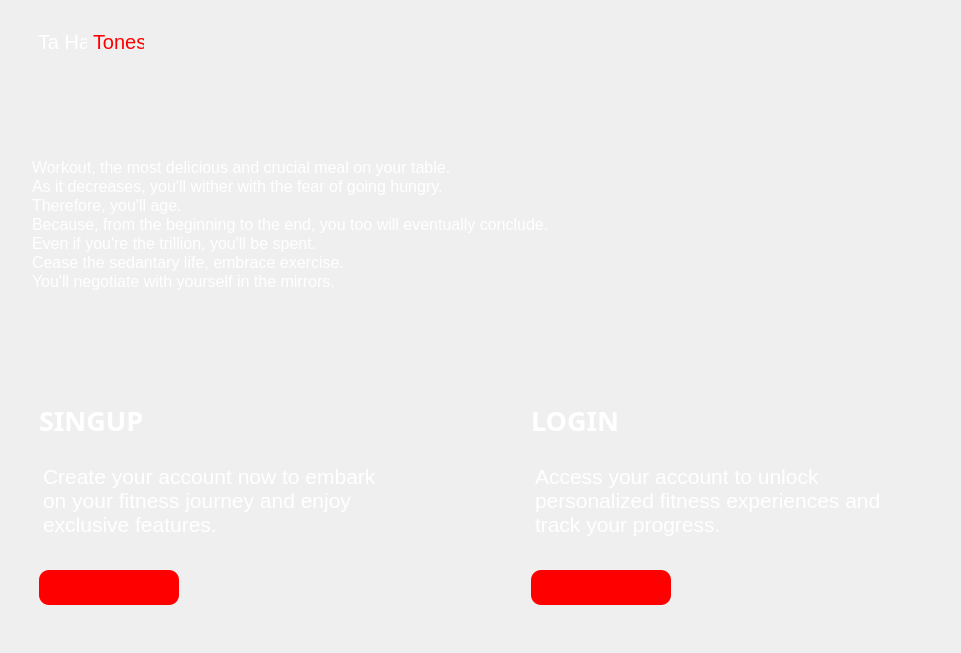
<?xml version="1.0" encoding="UTF-8"?>
<ui version="4.0">
 <class>Form</class>
 <widget class="QWidget" name="Form">
  <property name="geometry">
   <rect>
    <x>0</x>
    <y>0</y>
    <width>961</width>
    <height>653</height>
   </rect>
  </property>
  <property name="windowTitle">
   <string>Form</string>
  </property>
  <property name="styleSheet">
   <string notr="true">#bottomMenu QPushButton{
	border-radius: 10px;
	background-color: rgb(255, 0, 0);
}
#widget{
	border-image: url(:/arkaplan/3.1.jpg);
}</string>
  </property>
  <widget class="QWidget" name="widget" native="true">
   <property name="geometry">
    <rect>
     <x>-1</x>
     <y>-1</y>
     <width>961</width>
     <height>651</height>
    </rect>
   </property>
   <widget class="QWidget" name="topMenu" native="true">
    <property name="geometry">
     <rect>
      <x>0</x>
      <y>0</y>
      <width>977</width>
      <height>632</height>
     </rect>
    </property>
    <widget class="QWidget" name="midMenu" native="true">
     <property name="geometry">
      <rect>
       <x>9</x>
       <y>125</y>
       <width>925</width>
       <height>201</height>
      </rect>
     </property>
     <widget class="QTextBrowser" name="textBrowser_3">
      <property name="geometry">
       <rect>
        <x>20</x>
        <y>30</y>
        <width>741</width>
        <height>171</height>
       </rect>
      </property>
      <property name="styleSheet">
       <string notr="true">background: transparent;
border: none;</string>
      </property>
      <property name="html">
       <string>&lt;!DOCTYPE HTML PUBLIC &quot;-//W3C//DTD HTML 4.0//EN&quot; &quot;http://www.w3.org/TR/REC-html40/strict.dtd&quot;&gt;
&lt;html&gt;&lt;head&gt;&lt;meta name=&quot;qrichtext&quot; content=&quot;1&quot; /&gt;&lt;meta charset=&quot;utf-8&quot; /&gt;&lt;style type=&quot;text/css&quot;&gt;
p, li { white-space: pre-wrap; }
hr { height: 1px; border-width: 0; }
li.unchecked::marker { content: &quot;\2610&quot;; }
li.checked::marker { content: &quot;\2612&quot;; }
&lt;/style&gt;&lt;/head&gt;&lt;body style=&quot; font-family:'Segoe UI'; font-size:9pt; font-weight:400; font-style:normal;&quot;&gt;
&lt;p style=&quot; margin-top:0px; margin-bottom:0px; margin-left:0px; margin-right:0px; -qt-block-indent:0; text-indent:0px;&quot;&gt;&lt;span style=&quot; font-size:12pt; color:#ffffff;&quot;&gt;Workout, the most delicious and crucial meal on your table.&lt;/span&gt;&lt;/p&gt;
&lt;p style=&quot; margin-top:0px; margin-bottom:0px; margin-left:0px; margin-right:0px; -qt-block-indent:0; text-indent:0px;&quot;&gt;&lt;span style=&quot; font-size:12pt; color:#ffffff;&quot;&gt;As it decreases, you'll wither with the fear of going hungry.&lt;/span&gt;&lt;/p&gt;
&lt;p style=&quot; margin-top:0px; margin-bottom:0px; margin-left:0px; margin-right:0px; -qt-block-indent:0; text-indent:0px;&quot;&gt;&lt;span style=&quot; font-size:12pt; color:#ffffff;&quot;&gt;Therefore, you'll age.&lt;/span&gt;&lt;/p&gt;
&lt;p style=&quot; margin-top:0px; margin-bottom:0px; margin-left:0px; margin-right:0px; -qt-block-indent:0; text-indent:0px;&quot;&gt;&lt;span style=&quot; font-size:12pt; color:#ffffff;&quot;&gt;Because, from the beginning to the end, you too will eventually conclude.&lt;/span&gt;&lt;/p&gt;
&lt;p style=&quot; margin-top:0px; margin-bottom:0px; margin-left:0px; margin-right:0px; -qt-block-indent:0; text-indent:0px;&quot;&gt;&lt;span style=&quot; font-size:12pt; color:#ffffff;&quot;&gt;Even if you're the trillion, you'll be spent.&lt;/span&gt;&lt;/p&gt;
&lt;p style=&quot; margin-top:0px; margin-bottom:0px; margin-left:0px; margin-right:0px; -qt-block-indent:0; text-indent:0px;&quot;&gt;&lt;span style=&quot; font-size:12pt; color:#ffffff;&quot;&gt;Cease the sedantary life, embrace exercise.&lt;/span&gt;&lt;/p&gt;
&lt;p style=&quot; margin-top:0px; margin-bottom:0px; margin-left:0px; margin-right:0px; -qt-block-indent:0; text-indent:0px;&quot;&gt;&lt;span style=&quot; font-size:12pt; color:#ffffff;&quot;&gt;You'll negotiate with yourself in the mirrors.&lt;/span&gt;&lt;/p&gt;&lt;/body&gt;&lt;/html&gt;</string>
      </property>
     </widget>
    </widget>
    <widget class="QWidget" name="upperMenu" native="true">
     <property name="geometry">
      <rect>
       <x>9</x>
       <y>9</y>
       <width>925</width>
       <height>101</height>
      </rect>
     </property>
     <widget class="QWidget" name="upperLeftMenu" native="true">
      <property name="geometry">
       <rect>
        <x>10</x>
        <y>10</y>
        <width>451</width>
        <height>80</height>
       </rect>
      </property>
      <widget class="QLabel" name="label_4">
       <property name="geometry">
        <rect>
         <x>20</x>
         <y>10</y>
         <width>49</width>
         <height>27</height>
        </rect>
       </property>
       <property name="font">
        <font>
         <pointsize>15</pointsize>
        </font>
       </property>
       <property name="styleSheet">
        <string notr="true">color: white;</string>
       </property>
       <property name="text">
        <string>Ta Ha</string>
       </property>
      </widget>
      <widget class="QLabel" name="label_5">
       <property name="geometry">
        <rect>
         <x>75</x>
         <y>10</y>
         <width>51</width>
         <height>27</height>
        </rect>
       </property>
       <property name="font">
        <font>
         <pointsize>15</pointsize>
        </font>
       </property>
       <property name="styleSheet">
        <string notr="true">color: red;
</string>
       </property>
       <property name="text">
        <string>Tones</string>
       </property>
      </widget>
     </widget>
     <widget class="QWidget" name="upperRightMenu" native="true">
      <property name="geometry">
       <rect>
        <x>470</x>
        <y>10</y>
        <width>451</width>
        <height>80</height>
       </rect>
      </property>
     </widget>
    </widget>
   </widget>
   <widget class="QWidget" name="bottomMenu" native="true">
    <property name="geometry">
     <rect>
      <x>0</x>
      <y>321</y>
      <width>977</width>
      <height>632</height>
     </rect>
    </property>
    <layout class="QHBoxLayout" name="horizontalLayout">
     <item>
      <widget class="QWidget" name="signUpMenu" native="true">
       <property name="font">
        <font>
         <pointsize>20</pointsize>
        </font>
       </property>
       <widget class="QPushButton" name="signupBtn">
        <property name="geometry">
         <rect>
          <x>40</x>
          <y>250</y>
          <width>140</width>
          <height>35</height>
         </rect>
        </property>
        <property name="sizePolicy">
         <sizepolicy hsizetype="Expanding" vsizetype="Expanding">
          <horstretch>0</horstretch>
          <verstretch>0</verstretch>
         </sizepolicy>
        </property>
        <property name="styleSheet">
         <string notr="true"/>
        </property>
        <property name="text">
         <string/>
        </property>
        <property name="icon">
         <iconset resource="assets/buttonicon.qrc">
          <normaloff>:/yeniÖnek/icons/icons8-dumbbell-64.png</normaloff>:/yeniÖnek/icons/icons8-dumbbell-64.png</iconset>
        </property>
        <property name="iconSize">
         <size>
          <width>40</width>
          <height>40</height>
         </size>
        </property>
       </widget>
       <widget class="QLabel" name="label">
        <property name="geometry">
         <rect>
          <x>40</x>
          <y>80</y>
          <width>111</width>
          <height>41</height>
         </rect>
        </property>
        <property name="font">
         <font>
          <family>Segoe UI Black</family>
          <pointsize>20</pointsize>
          <bold>true</bold>
         </font>
        </property>
        <property name="styleSheet">
         <string notr="true">color: white;
</string>
        </property>
        <property name="text">
         <string>SINGUP</string>
        </property>
       </widget>
       <widget class="QTextBrowser" name="textBrowser">
        <property name="geometry">
         <rect>
          <x>40</x>
          <y>140</y>
          <width>361</width>
          <height>101</height>
         </rect>
        </property>
        <property name="styleSheet">
         <string notr="true">background-color: transparent;
border: none;</string>
        </property>
        <property name="html">
         <string>&lt;!DOCTYPE HTML PUBLIC &quot;-//W3C//DTD HTML 4.0//EN&quot; &quot;http://www.w3.org/TR/REC-html40/strict.dtd&quot;&gt;
&lt;html&gt;&lt;head&gt;&lt;meta name=&quot;qrichtext&quot; content=&quot;1&quot; /&gt;&lt;meta charset=&quot;utf-8&quot; /&gt;&lt;style type=&quot;text/css&quot;&gt;
p, li { white-space: pre-wrap; }
hr { height: 1px; border-width: 0; }
li.unchecked::marker { content: &quot;\2610&quot;; }
li.checked::marker { content: &quot;\2612&quot;; }
&lt;/style&gt;&lt;/head&gt;&lt;body style=&quot; font-family:'Segoe UI'; font-size:9pt; font-weight:400; font-style:normal;&quot;&gt;
&lt;p style=&quot; margin-top:0px; margin-bottom:0px; margin-left:0px; margin-right:0px; -qt-block-indent:0; text-indent:0px;&quot;&gt;&lt;span style=&quot; font-size:16pt; color:#ffffff;&quot;&gt;Create your account now to embark on your fitness journey and enjoy exclusive features.&lt;/span&gt;&lt;/p&gt;&lt;/body&gt;&lt;/html&gt;</string>
        </property>
       </widget>
      </widget>
     </item>
     <item>
      <widget class="QWidget" name="loginMenu" native="true">
       <property name="enabled">
        <bool>true</bool>
       </property>
       <widget class="QPushButton" name="loginBtn">
        <property name="geometry">
         <rect>
          <x>40</x>
          <y>250</y>
          <width>140</width>
          <height>35</height>
         </rect>
        </property>
        <property name="sizePolicy">
         <sizepolicy hsizetype="Expanding" vsizetype="Expanding">
          <horstretch>0</horstretch>
          <verstretch>0</verstretch>
         </sizepolicy>
        </property>
        <property name="styleSheet">
         <string notr="true"/>
        </property>
        <property name="text">
         <string/>
        </property>
        <property name="icon">
         <iconset resource="assets/buttonicon.qrc">
          <normaloff>:/yeniÖnek/icons/icons8-dumbbell-64.png</normaloff>:/yeniÖnek/icons/icons8-dumbbell-64.png</iconset>
        </property>
        <property name="iconSize">
         <size>
          <width>40</width>
          <height>40</height>
         </size>
        </property>
       </widget>
       <widget class="QLabel" name="label_2">
        <property name="geometry">
         <rect>
          <x>40</x>
          <y>80</y>
          <width>91</width>
          <height>41</height>
         </rect>
        </property>
        <property name="font">
         <font>
          <family>Segoe UI Black</family>
          <pointsize>20</pointsize>
          <bold>true</bold>
         </font>
        </property>
        <property name="styleSheet">
         <string notr="true">color: white;
</string>
        </property>
        <property name="text">
         <string>LOGIN</string>
        </property>
       </widget>
       <widget class="QTextBrowser" name="textBrowser_2">
        <property name="geometry">
         <rect>
          <x>40</x>
          <y>140</y>
          <width>361</width>
          <height>101</height>
         </rect>
        </property>
        <property name="styleSheet">
         <string notr="true">background-color: transparent;
border: none;</string>
        </property>
        <property name="html">
         <string>&lt;!DOCTYPE HTML PUBLIC &quot;-//W3C//DTD HTML 4.0//EN&quot; &quot;http://www.w3.org/TR/REC-html40/strict.dtd&quot;&gt;
&lt;html&gt;&lt;head&gt;&lt;meta name=&quot;qrichtext&quot; content=&quot;1&quot; /&gt;&lt;meta charset=&quot;utf-8&quot; /&gt;&lt;style type=&quot;text/css&quot;&gt;
p, li { white-space: pre-wrap; }
hr { height: 1px; border-width: 0; }
li.unchecked::marker { content: &quot;\2610&quot;; }
li.checked::marker { content: &quot;\2612&quot;; }
&lt;/style&gt;&lt;/head&gt;&lt;body style=&quot; font-family:'Segoe UI'; font-size:9pt; font-weight:400; font-style:normal;&quot;&gt;
&lt;p style=&quot; margin-top:0px; margin-bottom:0px; margin-left:0px; margin-right:0px; -qt-block-indent:0; text-indent:0px;&quot;&gt;&lt;span style=&quot; font-size:16pt; color:#ffffff;&quot;&gt;Access your account to unlock personalized fitness experiences and track your progress.&lt;/span&gt;&lt;/p&gt;&lt;/body&gt;&lt;/html&gt;</string>
        </property>
       </widget>
      </widget>
     </item>
    </layout>
   </widget>
  </widget>
 </widget>
 <resources>
  <include location="assets/buttonicon.qrc"/>
  <include location="assets/arkaplan.qrc"/>
 </resources>
 <connections/>
</ui>
